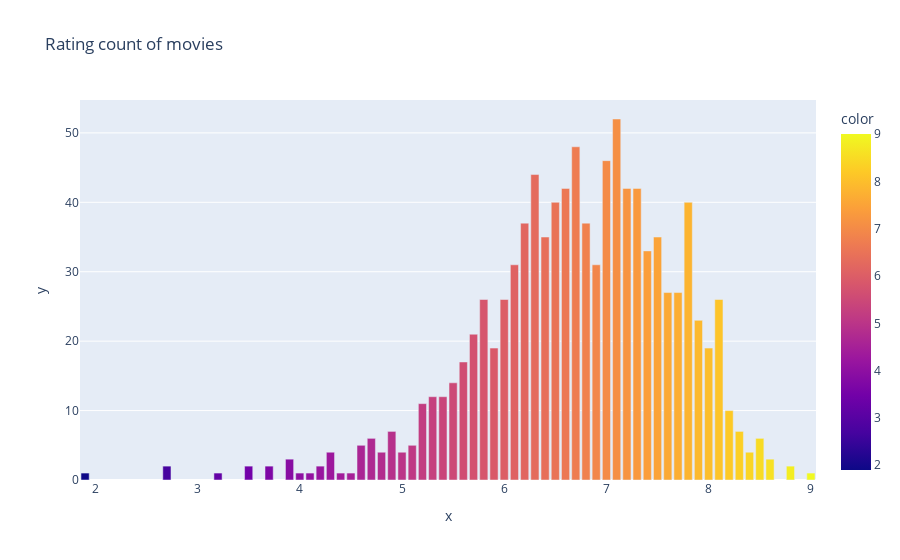

Here is the notebook cell this chart was saved with:
### Code cell
rating = df['Rating'].value_counts()
px.bar(df, x=rating.index.values, y=rating.values, color=rating.index.values,
              title='Rating count of movies')

### Figure 1 — Plotly figure (JSON) as saved in the notebook; plotly's stock layout.template omitted (floating-point values rounded to 4 significant figures)
{"data": [{"alignmentgroup": "True", "hovertemplate": "x=%{x}<br>y=%{y}<br>color=%{marker.color}<extra></extra>", "legendgroup": "", "marker": {"color": [7.1, 6.7, 7, 6.3, 7.3, 7.2, 6.6, 6.5, 7.8, 6.2, 6.8, 7.5, 6.4, 7.4, 6.1, 6.9, 7.6, 7.7, 5.8, 6, 8.1, 7.9, 5.7, 5.9, 8, 5.6, 5.5, 5.4, 5.3, 5.2, 8.2, 4.9, 8.3, 8.5, 4.7, 4.6, 5.1, 4.3, 5, 8.4, 4.8, 3.9, 8.6, 4.2, 3.5, 2.7, 8.8, 3.7, 4.1, 9, 4, 3.2, 4.5, 1.9, 4.4], "coloraxis": "coloraxis", "pattern": {"shape": ""}}, "name": "", "offsetgroup": "", "orientation": "v", "showlegend": false, "textposition": "auto", "type": "bar", "x": [7.1, 6.7, 7, 6.3, 7.3, 7.2, 6.6, 6.5, 7.8, 6.2, 6.8, 7.5, 6.4, 7.4, 6.1, 6.9, 7.6, 7.7, 5.8, 6, 8.1, 7.9, 5.7, 5.9, 8, 5.6, 5.5, 5.4, 5.3, 5.2, 8.2, 4.9, 8.3, 8.5, 4.7, 4.6, 5.1, 4.3, 5, 8.4, 4.8, 3.9, 8.6, 4.2, 3.5, 2.7, 8.8, 3.7, 4.1, 9, 4, 3.2, 4.5, 1.9, 4.4], "xaxis": "x", "y": [52, 48, 46, 44, 42, 42, 42, 40, 40, 37, 37, 35, 35, 33, 31, 31, 27, 27, 26, 26, 26, 23, 21, 19, 19, 17, 14, 12, 12, 11, 10, 7, 7, 6, 6, 5, 5, 4, 4, 4, 4, 3, 3, 2, 2, 2, 2, 2, 1, 1, 1, 1, 1, 1, 1], "yaxis": "y"}], "layout": {"barmode": "relative", "coloraxis": {"colorbar": {"title": {"text": "color"}}, "colorscale": [[0, "#0d0887"], [0.1111, "#46039f"], [0.2222, "#7201a8"], [0.3333, "#9c179e"], [0.4444, "#bd3786"], [0.5556, "#d8576b"], [0.6667, "#ed7953"], [0.7778, "#fb9f3a"], [0.8889, "#fdca26"], [1, "#f0f921"]]}, "legend": {"tracegroupgap": 0}, "title": {"text": "Rating count of movies"}, "xaxis": {"anchor": "y", "domain": [0, 1], "title": {"text": "x"}}, "yaxis": {"anchor": "x", "domain": [0, 1], "title": {"text": "y"}}}}
